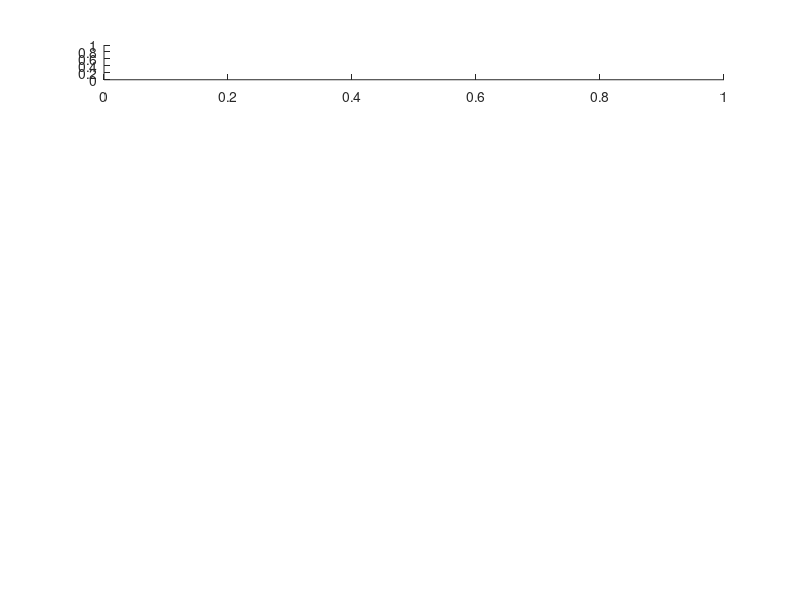

The MATLAB source for this figure: (Note: this script raises an error after producing the figure.)
%% 该程序用于调试，其实也是非常好用且重要的

%% 产生自混合信号
% addpath(genpath('..\smi_api'));  % 添加文件夹到搜索目录
% rmpath(genpath('..\smi_api'));  % 删除文件夹到搜索目录
clc;
clear all;
close all;
subplot(7,1,1);
fs = 200000; % 采样率
N = 4000;  % 采样点
fv = 100;  % 震动频率
C = [0.7];
c=C(1);
alpha = 5;
[t, lambda, L0, Lt, phi0, phiF, p, c] = MOVE_API_HARMONIC(fs, N, fv, C, alpha);  % 1 简谐振动的自混合信号
% [t, lambda, L0, Lt, phi0, p, c] = MOVE_API_SIN_MODULATE_FM(fs, N, C, alpha);   % 2 余弦调制信号的自混合信号
cut = 500;  % cut降采样，输入一个能被N整除的数，将N分为N/cut段  % 3
% [t, lambda, L0, Lt, phi0, p] = MOVE_API_ALEATORY(fs, N, cut, C, alpha);  % 3 产生随机振动时，方向×负
% [t, lambda, L0, Lt, phi0, p] = MOVE_API_ALEATORY_LOAD(fs, N, C, alpha);  % 4 加载储存好的随机振动，方向×负

% [p,PS] = mapminmax(p,-1,1);  % 归一化函数
plot(Lt);
subplot(7,1,2);
plot(p);
% p = awgn(p,40);  % 10db，加高斯白噪声
% p = p .* (1+0.2*cos(2*pi*75*t));  % 给自混合信号加包络，加了一个幅值为0.2，频率为75的包络
hold on;
title(['自混合信号，C=', num2str(c)]);

%% 条纹检测
[top_p, loc_p, top_v, loc_v, top_r, loc_r, direction,direc] = SMI_API_FRINGE(p,N);
subplot(7,1,3);
plot(p);
hold on;
scatter(loc_p,top_p);
scatter(loc_v,top_v);
scatter(loc_r,top_r);
plot(direction);
title("得到纯净的峰谷值和完全正确的方向")
 
%% 重构：PUM transform
[phiF_reconstruct,Lt_reconstruct] = SMI_API_RECON_PUM(p,loc_p,loc_v,direction,N,lambda,c,alpha);
% [phiF_wrapped,phiF_reconstruct,Lt_reconstruct] = SMI_API_RECON_HT(p,direction,N,lambda,1,1);

%% 
% subplot(5, 1, 1);
% plot(phiF_wrapped);
% hold on;
% title("phiF_wrapped")

subplot(7,1,4);
plot(phiF_reconstruct)
title("重构后的phiF");

subplot(7,1,5);
plot(Lt);
hold on;
plot(Lt_reconstruct,'r')
title("重构后的信号");

%% 误差分析
subplot(7,1,6);
plot(Lt-Lt_reconstruct)
RMSE = sqrt(mean((Lt-Lt_reconstruct).^2));
title(['绝对误差，RMSE=', num2str(RMSE)])




























%% subfunction （selfmixing-power）
function phiF = solve_phiF(C,phi0,alpha)  % 求解出每一个phi0对应的phiF
    if C<=1  % 每个phi0的解区间
        [phiF_min, phiF_max] = bounds1(C,phi0);
    else
        [phiF_min, phiF_max] = bounds2(C,phi0,alpha);
    end
    
    excessphaze_equation = @(phiF)phiF-phi0+C*sin(phiF+atan(alpha));
    
    if (excessphaze_equation (phiF_min)>0)  % 文章的解释为,phiF_min值可能刚好比零点大一点点点，这时候取phiF_min为近似零点
        phiF = phiF_min;
    elseif (excessphaze_equation (phiF_max)<0)
    	phiF = phiF_max;
    else
    	phiF = fzero(excessphaze_equation,[phiF_min,phiF_max]);
    end  
end

%---C < 1时的解区间函数------------------------------------------
function [phiF_min, phiF_max] = bounds1(C,phi0) 
    phiF_min = phi0-C;
    phiF_max = phi0+C;
end

%---C > 1时的解区间函数------------------------------------------
function [phiF_min, phiF_max] = bounds2(C,phi0,alpha)
persistent m; 
if isempty (m); m = 0; end
mlower = ceil ((phi0 + atan (alpha) + acos (1/C)- sqrt (C*C- 1))/(2*pi)- 1.5);
mupper = floor ((phi0 + atan (alpha)- acos (1/C) + sqrt (C*C- 1))/(2*pi)- 0.5);
if (m < mlower); m = mlower; end
if (m > mupper); m = mupper; end
phiF_min = (2*m+1)*pi + acos (1/C)- atan (alpha); 
phiF_max = (2*m+3)* pi- acos (1/C)- atan (alpha); 
end


%% subfunction2(reconstruction_T_N间转换)
% 该函数实现，将N转换为对应的t，也就是从T=1，N=10这些简单的时候推出来N(i)与t的关系
% 其中N为需要转换的点，N为采样点数，T为模拟时间
function  temp = N2T(temp1,N,T)
temp = zeros(1,length(temp1));    
    for i = 1:length(temp1) 
        temp(i) = T*(temp1(i)-1)/N;
    end
end

function temp = T2N(temp1,N,T)
temp = zeros(1,length(temp1));    
    for i = 1:length(temp1) 
        temp(i) = N*temp1(i)/T + 1;
    end
end